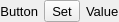
<?xml version="1.0" encoding="UTF-8"?>
<ui version="4.0">
 <class>InputMapWidget</class>
 <widget class="QWidget" name="InputMapWidget">
  <property name="geometry">
   <rect>
    <x>0</x>
    <y>0</y>
    <width>103</width>
    <height>19</height>
   </rect>
  </property>
  <property name="font">
   <font>
    <pointsize>10</pointsize>
   </font>
  </property>
  <property name="windowTitle">
   <string>Form</string>
  </property>
  <property name="styleSheet">
   <string notr="true"/>
  </property>
  <layout class="QGridLayout" name="gridLayout">
   <property name="leftMargin">
    <number>0</number>
   </property>
   <property name="topMargin">
    <number>0</number>
   </property>
   <property name="rightMargin">
    <number>0</number>
   </property>
   <property name="bottomMargin">
    <number>0</number>
   </property>
   <property name="horizontalSpacing">
    <number>6</number>
   </property>
   <property name="verticalSpacing">
    <number>0</number>
   </property>
   <item row="0" column="1">
    <widget class="QToolButton" name="toolButtonSet">
     <property name="text">
      <string>Set</string>
     </property>
    </widget>
   </item>
   <item row="0" column="2">
    <widget class="QLabel" name="labelKeyCode">
     <property name="font">
      <font>
       <pointsize>10</pointsize>
      </font>
     </property>
     <property name="text">
      <string>Value</string>
     </property>
    </widget>
   </item>
   <item row="0" column="0">
    <widget class="QLabel" name="labelButton">
     <property name="font">
      <font>
       <pointsize>10</pointsize>
      </font>
     </property>
     <property name="text">
      <string>Button</string>
     </property>
     <property name="alignment">
      <set>Qt::AlignRight|Qt::AlignTrailing|Qt::AlignVCenter</set>
     </property>
    </widget>
   </item>
  </layout>
 </widget>
 <resources/>
 <connections/>
</ui>
